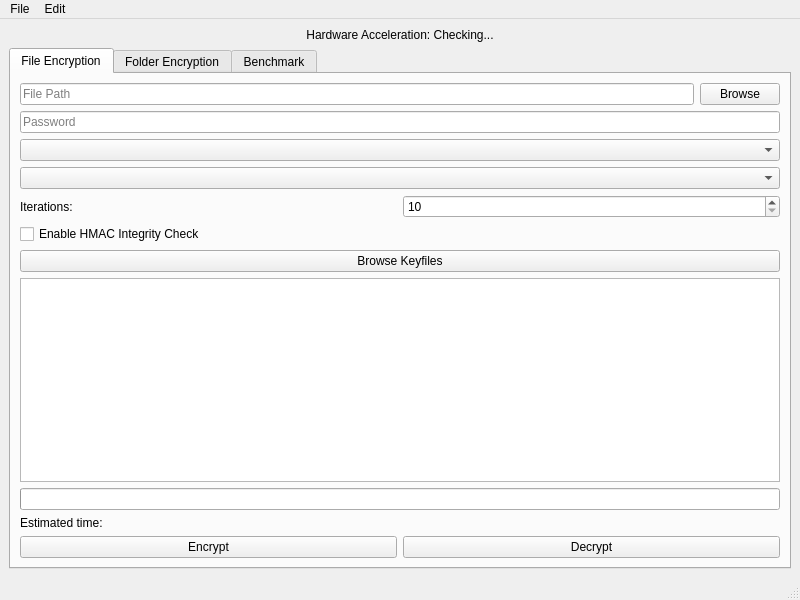
<?xml version="1.0" encoding="UTF-8"?>
<ui version="4.0">
    <class>MainWindow</class>
    <widget class="QMainWindow" name="MainWindow">
        <property name="geometry">
            <rect>
                <x>0</x>
                <y>0</y>
                <width>800</width>
                <height>600</height>
            </rect>
        </property>
        <property name="windowTitle">
            <string>Open Encryption UI</string>
        </property>
        <widget class="QWidget" name="centralwidget">
            <layout class="QVBoxLayout" name="verticalLayout">
                <item>
                    <widget class="QLabel" name="hardwareAccelerationLabel">
                        <property name="text">
                            <string>Hardware Acceleration: Checking...</string>
                        </property>
                        <property name="alignment">
                            <set>Qt::AlignCenter</set>
                        </property>
                    </widget>
                </item>
                <item>
                    <widget class="QTabWidget" name="tabWidget">
                        <property name="currentIndex">
                            <number>0</number>
                        </property>
                        <widget class="QWidget" name="fileTab">
                            <attribute name="title">
                                <string>File Encryption</string>
                            </attribute>
                            <layout class="QVBoxLayout" name="verticalLayout_3">
                                <item>
                                    <layout class="QHBoxLayout" name="horizontalLayout_5">
                                        <item>
                                            <widget class="QLineEdit" name="filePathLineEdit">
                                                <property name="placeholderText">
                                                    <string>File Path</string>
                                                </property>
                                            </widget>
                                        </item>
                                        <item>
                                            <widget class="QPushButton" name="fileBrowseButton">
                                                <property name="text">
                                                    <string>Browse</string>
                                                </property>
                                            </widget>
                                        </item>
                                    </layout>
                                </item>
                                <item>
                                    <widget class="QLineEdit" name="filePasswordLineEdit">
                                        <property name="echoMode">
                                            <enum>QLineEdit::Password</enum>
                                        </property>
                                        <property name="placeholderText">
                                            <string>Password</string>
                                        </property>
                                    </widget>
                                </item>
                                <item>
                                    <widget class="QComboBox" name="fileAlgorithmComboBox"/>
                                </item>
                                <item>
                                    <widget class="QComboBox" name="kdfComboBox">
                                        <property name="toolTip">
                                            <string>Select Key Derivation Function</string>
                                        </property>
                                    </widget>
                                </item>
                                <item>
                                    <layout class="QHBoxLayout" name="horizontalLayout_9">
                                        <item>
                                            <widget class="QLabel" name="iterationsLabel">
                                                <property name="text">
                                                    <string>Iterations:</string>
                                                </property>
                                            </widget>
                                        </item>
                                        <item>
                                            <widget class="QSpinBox" name="iterationsSpinBox">
                                                <property name="minimum">
                                                    <number>10</number>
                                                </property>
                                                <property name="maximum">
                                                    <number>1000000</number>
                                                </property>
                                                <property name="value">
                                                    <number>10</number>
                                                </property>
                                            </widget>
                                        </item>
                                    </layout>
                                </item>
                                <item>
                                    <widget class="QCheckBox" name="hmacCheckBox">
                                        <property name="text">
                                            <string>Enable HMAC Integrity Check</string>
                                        </property>
                                    </widget>
                                </item>
                                <item>
                                    <widget class="QPushButton" name="fileKeyfileBrowseButton">
                                        <property name="text">
                                            <string>Browse Keyfiles</string>
                                        </property>
                                    </widget>
                                </item>
                                <item>
                                    <widget class="CustomListWidget" name="fileKeyfileListWidget"/>
                                </item>
                                <item>
                                    <widget class="QProgressBar" name="fileProgressBar">
                                        <property name="visible">
                                            <bool>false</bool>
                                        </property>
                                    </widget>
                                </item>
                                <item>
                                    <widget class="QLabel" name="fileEstimatedTimeLabel">
                                        <property name="text">
                                            <string>Estimated time: </string>
                                        </property>
                                        <property name="visible">
                                            <bool>false</bool>
                                        </property>
                                    </widget>
                                </item>
                                <item>
                                    <layout class="QHBoxLayout" name="horizontalLayout_6">
                                        <item>
                                            <widget class="QPushButton" name="fileEncryptButton">
                                                <property name="text">
                                                    <string>Encrypt</string>
                                                </property>
                                            </widget>
                                        </item>
                                        <item>
                                            <widget class="QPushButton" name="fileDecryptButton">
                                                <property name="text">
                                                    <string>Decrypt</string>
                                                </property>
                                            </widget>
                                        </item>
                                    </layout>
                                </item>
                            </layout>
                        </widget>
                        <widget class="QWidget" name="folderTab">
                            <attribute name="title">
                                <string>Folder Encryption</string>
                            </attribute>
                            <layout class="QVBoxLayout" name="verticalLayout_4">
                                <item>
                                    <layout class="QHBoxLayout" name="horizontalLayout_7">
                                        <item>
                                            <widget class="QLineEdit" name="folderPathLineEdit">
                                                <property name="placeholderText">
                                                    <string>Folder Path</string>
                                                </property>
                                            </widget>
                                        </item>
                                        <item>
                                            <widget class="QPushButton" name="folderBrowseButton">
                                                <property name="text">
                                                    <string>Browse</string>
                                                </property>
                                            </widget>
                                        </item>
                                    </layout>
                                </item>
                                <item>
                                    <widget class="QLineEdit" name="folderPasswordLineEdit">
                                        <property name="echoMode">
                                            <enum>QLineEdit::Password</enum>
                                        </property>
                                        <property name="placeholderText">
                                            <string>Password</string>
                                        </property>
                                    </widget>
                                </item>
                                <item>
                                    <widget class="QComboBox" name="folderAlgorithmComboBox"/>
                                </item>
                                <item>
                                    <widget class="QComboBox" name="folderKdfComboBox">
                                        <property name="toolTip">
                                            <string>Select Key Derivation Function</string>
                                        </property>
                                    </widget>
                                </item>
                                <item>
                                    <layout class="QHBoxLayout" name="folderHorizontalLayout_9">
                                        <item>
                                            <widget class="QLabel" name="folderIterationsLabel">
                                                <property name="text">
                                                    <string>Iterations:</string>
                                                </property>
                                            </widget>
                                        </item>
                                        <item>
                                            <widget class="QSpinBox" name="folderIterationsSpinBox">
                                                <property name="minimum">
                                                    <number>10</number>
                                                </property>
                                                <property name="maximum">
                                                    <number>1000000</number>
                                                </property>
                                                <property name="value">
                                                    <number>10</number>
                                                </property>
                                            </widget>
                                        </item>
                                    </layout>
                                </item>
                                <item>
                                    <widget class="QCheckBox" name="folderHmacCheckBox">
                                        <property name="text">
                                            <string>Enable HMAC Integrity Check</string>
                                        </property>
                                    </widget>
                                </item>
                                <item>
                                    <widget class="QPushButton" name="folderKeyfileBrowseButton">
                                        <property name="text">
                                            <string>Browse Keyfiles</string>
                                        </property>
                                    </widget>
                                </item>
                                <item>
                                    <widget class="CustomListWidget" name="folderKeyfileListWidget"/>
                                </item>
                                <item>
                                    <widget class="QProgressBar" name="folderProgressBar">
                                        <property name="visible">
                                            <bool>false</bool>
                                        </property>
                                    </widget>
                                </item>
                                <item>
                                    <widget class="QLabel" name="folderEstimatedTimeLabel">
                                        <property name="text">
                                            <string>Estimated time: </string>
                                        </property>
                                        <property name="visible">
                                            <bool>false</bool>
                                        </property>
                                    </widget>
                                </item>
                                <item>
                                    <layout class="QHBoxLayout" name="horizontalLayout_8">
                                        <item>
                                            <widget class="QPushButton" name="folderEncryptButton">
                                                <property name="text">
                                                    <string>Encrypt Folder</string>
                                                </property>
                                            </widget>
                                        </item>
                                        <item>
                                            <widget class="QPushButton" name="folderDecryptButton">
                                                <property name="text">
                                                    <string>Decrypt Folder</string>
                                                </property>
                                            </widget>
                                        </item>
                                    </layout>
                                </item>
                            </layout>
                        </widget>
                        <widget class="QWidget" name="benchmarkTab">
                            <attribute name="title">
                                <string>Benchmark</string>
                            </attribute>
                            <layout class="QVBoxLayout" name="verticalLayout_5">
                                <item>
                                    <widget class="QPushButton" name="benchmarkButton">
                                        <property name="text">
                                            <string>Run Benchmark</string>
                                        </property>
                                    </widget>
                                </item>
                                <item>
                                    <widget class="QTableWidget" name="benchmarkTable">
                                        <column>
                                            <property name="text">
                                                <string>Iterations</string>
                                            </property>
                                        </column>
                                        <column>
                                            <property name="text">
                                                <string>MB/s</string>
                                            </property>
                                        </column>
                                        <column>
                                            <property name="text">
                                                <string>ms</string>
                                            </property>
                                        </column>
                                        <column>
                                            <property name="text">
                                                <string>Cipher</string>
                                            </property>
                                        </column>
                                        <column>
                                            <property name="text">
                                                <string>KDF</string>
                                            </property>
                                        </column>
                                    </widget>
                                </item>
                            </layout>
                        </widget>
                    </widget>
                </item>
            </layout>
        </widget>
        <widget class="QMenuBar" name="menuBar">
            <widget class="QMenu" name="menuFile">
                <property name="title">
                    <string>File</string>
                </property>
                <addaction name="actionExit"/>
            </widget>
            <widget class="QMenu" name="menuEdit">
                <property name="title">
                    <string>Edit</string>
                </property>
                <addaction name="actionPreferences"/>
            </widget>
            <addaction name="menuFile"/>
            <addaction name="menuEdit"/>
        </widget>
        <widget class="QStatusBar" name="statusbar"/>
        <action name="actionExit">
            <property name="text">
                <string>Exit</string>
            </property>
        </action>
        <action name="actionPreferences">
            <property name="text">
                <string>Preferences</string>
            </property>
        </action>
    </widget>
    <customwidgets>
        <customwidget>
            <class>CustomListWidget</class>
            <extends>QListWidget</extends>
            <header>customlistwidget.h</header>
        </customwidget>
    </customwidgets>
    <resources/>
</ui>
